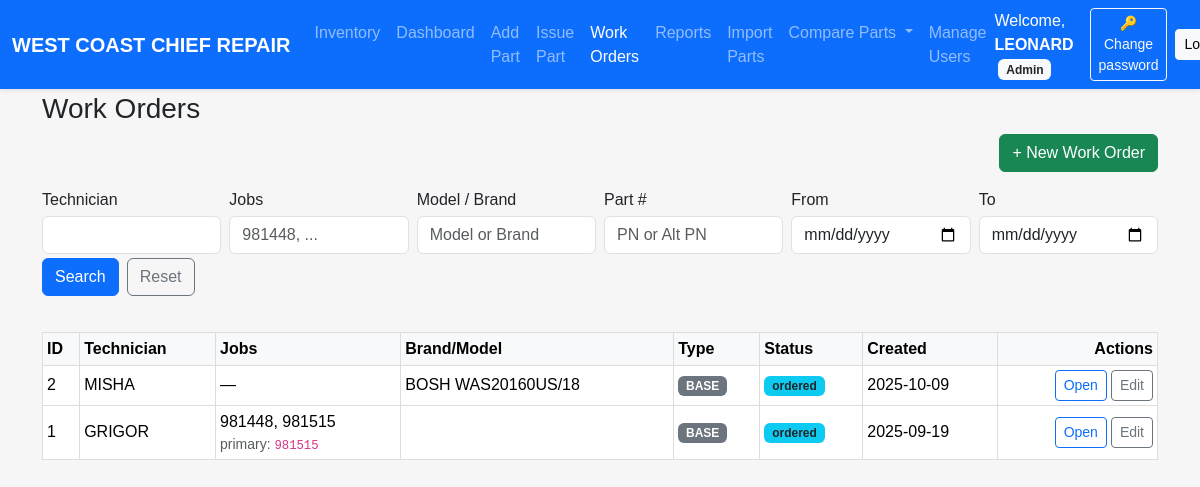
The page /work_orders (signed in) on the database as committed earlier.
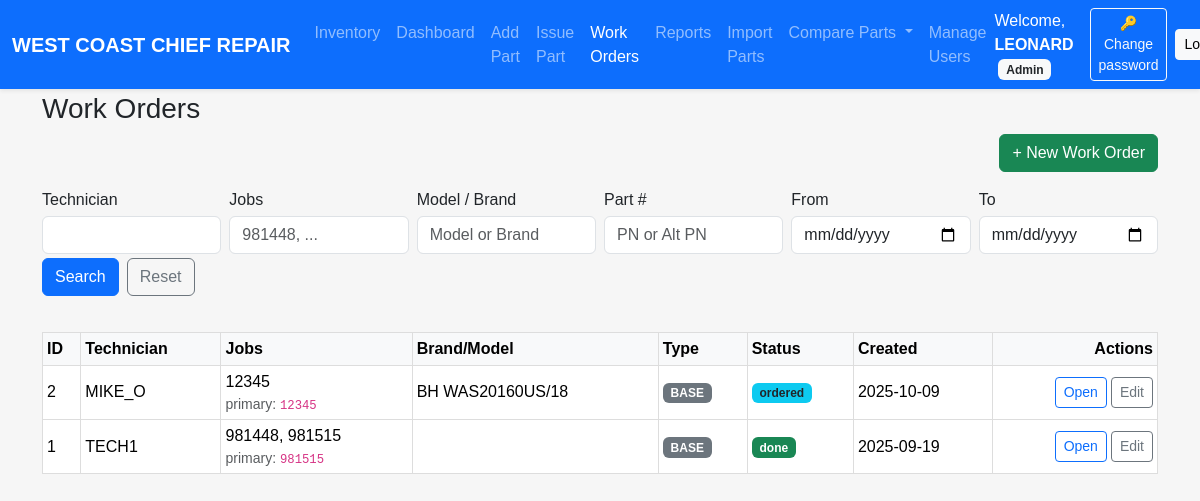
The same page on the database as committed later.
### models.py (models this page shows, shortened)
class User(UserMixin, db.Model):
    id = db.Column(db.Integer, primary_key=True)
    username = db.Column(db.String(64), unique=True, nullable=False)
    password_hash = db.Column(db.String(128), nullable=False)
    role = db.Column(db.String(20), nullable=False, default=ROLE_TECHNICIAN)
    @property
    def password(self):
        raise AttributeError('password is not a readable attribute')

class WorkOrder(db.Model):
    __tablename__ = "work_orders"
    __table_args__ = {"extend_existing": True}
    id = db.Column(db.Integer, primary_key=True)
    technician_id = db.Column(db.Integer, db.ForeignKey("user.id"), index=True, nullable=True)
    technician = relationship("User", lazy="joined")
    units = db.relationship(
        "WorkUnit",
        backref="work_order",
        cascade="all, delete-orphan",
        lazy="selectin",
        overlaps="parts,work_order",
    )
    parts = db.relationship(
        "WorkOrderPart",
        backref="work_order",
        primaryjoin="WorkOrder.id==WorkOrderPart.work_order_id",
        cascade="all, delete-orphan",
        lazy="selectin",
        overlaps="unit,parts,work_order",
    )
    technician_name = db.Column(db.String(80), nullable=False)
    job_numbers     = db.Column(db.String(120), nullable=False)  # "98256, 98356"
    brand           = db.Column(db.String(40))
    model           = db.Column(db.String(25))
    serial          = db.Column(db.String(25))
    job_type       = db.Column(db.String(16), default="BASE")  # BASE | INSURANCE
    delivery_fee   = db.Column(db.Float, default=0.0)
    markup_percent = db.Column(db.Float, default=0.0)
    status         = db.Column(db.String(20), default="search_ordered")  # search_ordered | ordered | done
    created_at   = db.Column(db.DateTime, default=datetime.utcnow)
    updated_at   = db.Column(db.DateTime, default=datetime.utcnow, onupdate=datetime.utcnow)
    ordered_date = db.Column(db.Date, nullable=True)  # дата, когда весь WO пометили Ordered (если используешь)
    @property
    def canonical_job(self) -> str:
        nums = [n.strip() for n in (self.job_numbers or "").split(",") if n.strip()]
        ints = []
        for n in nums:
            try:
                ints.append(int(n))
            except ValueError:
                pass
        return str(max(ints)) if ints else (nums[0] if nums else "")

### inventory/routes.py (the view, shortened to what this page needs)
@inventory_bp.get("/work_orders")
@login_required
def wo_list():
    tech  = (request.args.get("tech") or "").strip()
    jobs  = (request.args.get("jobs") or "").strip()
    model = (request.args.get("model") or "").strip()
    pn    = (request.args.get("pn") or "").strip()
    dfrom = (request.args.get("from") or "").strip()  # YYYY-MM-DD
    dto   = (request.args.get("to") or "").strip()    # YYYY-MM-DD
    q = db.session.query(WorkOrder)
    joined_parts = False
    filters = []
    if tech:
        filters.append(WorkOrder.technician_name.ilike(f"%{tech}%"))
    if jobs:
        filters.append(WorkOrder.job_numbers.ilike(f"%{jobs}%"))
    if model:
        filters.append(or_(
            WorkOrder.brand.ilike(f"%{model}%"),
            WorkOrder.model.ilike(f"%{model}%"),
        ))
    if dfrom:
        try:
            start = datetime.strptime(dfrom, "%Y-%m-%d")
            filters.append(WorkOrder.created_at >= start)
        except ValueError:
            pass
    if dto:
        try:
            end = datetime.strptime(dto, "%Y-%m-%d") + timedelta(days=1) - timedelta(seconds=1)
            filters.append(WorkOrder.created_at <= end)
        except ValueError:
            pass
    if filters:
        q = q.filter(and_(*filters))
    if joined_parts:
        q = q.distinct(WorkOrder.id)
    items = q.order_by(WorkOrder.created_at.desc()).limit(200).all()
    return render_template("wo_list.html", items=items, args=request.args)

### auth/routes.py (called while the page is built)
@login_manager.user_loader
def load_user(user_id):
    return User.query.get(int(user_id))

### security.py (called while the page is built)
def role() -> str:
    return (getattr(current_user, "role", "") or "").strip().lower()

def is_technician() -> bool:
    return role() == ROLE_TECHNICIAN

### templates/wo_list.html (shortened to what this page needs)
{% extends "base.html" %}
{% block content %}
<h3>Work Orders</h3>
{% if current_user.is_authenticated and current_user.role in ['admin','superadmin'] %}
<div class="d-flex justify-content-between align-items-center mb-3">
  <a href="{{ url_for('inventory.wo_new') }}" class="btn btn-success">+ New Work Order</a>
</div>
{% endif %}
<form method="get" class="row g-2 mb-3 dashboard-filters" style="position:static;">
  <div class="col-md-2"><label class="form-label mb-1">Technician</label><input name="tech" class="form-control" value="{{ args.get('tech','') if args else '' }}"></div>
  <div class="col-md-2"><label class="form-label mb-1">Jobs</label><input name="jobs" class="form-control" value="{{ args.get('jobs','') if args else '' }}" placeholder="981448, ..."></div>
  <div class="col-md-2"><label class="form-label mb-1">Model / Brand</label><input name="model" class="form-control" value="{{ args.get('model','') if args else '' }}" placeholder="Model or Brand"></div>
  <div class="col-md-2"><label class="form-label mb-1">Part #</label><input name="pn" class="form-control" value="{{ args.get('pn','') if args else '' }}" placeholder="PN or Alt PN"></div>
  <div class="col-md-2"><label class="form-label mb-1">From</label><input type="date" name="from" class="form-control" value="{{ args.get('from','') if args else '' }}"></div>
  <div class="col-md-2"><label class="form-label mb-1">To</label><input type="date" name="to" class="form-control" value="{{ args.get('to','') if args else '' }}"></div>
  <div class="col-12 d-flex gap-2 mt-1">
    <button class="btn btn-primary">Search</button>
    <a class="btn btn-outline-secondary" href="{{ url_for('inventory.wo_list') }}">Reset</a>
  </div>
</form>
<div class="table-responsive">
  <table class="table table-sm table-hover align-middle wo-list-table">
    <thead class="table-light">
      <tr>
        <th class="col-id">ID</th><th class="col-tech">Technician</th><th>Jobs</th>
        <th>Brand/Model</th><th class="col-type">Type</th><th class="col-status">Status</th>
        <th class="col-created">Created</th><th class="text-end col-actions">Actions</th>
      </tr>
    </thead>
    <tbody>
      {% if items and items|length > 0 %}
        {% for w in items %}
        <tr>
          <td>{{ w.id }}</td>
          <td>{{ w.technician_name or '—' }}</td>
          <td>
            <span class="jobs-trunc" title="{{ w.job_numbers or '' }}">{{ w.job_numbers or '—' }}</span>
            {% if w.canonical_job %}<div class="text-muted small">primary: <code>{{ w.canonical_job }}</code></div>{% endif %}
          </td>
          <td><span class="brand-trunc" title="{{ (w.brand or '') ~ ' ' ~ (w.model or '') }}">{{ (w.brand or '') ~ (' ' if w.brand and w.model else '') ~ (w.model or '') }}</span></td>
          <td>{% if w.job_type == 'INSURANCE' %}<span class="badge bg-warning text-dark">INSURANCE</span>{% else %}<span class="badge bg-secondary">BASE</span>{% endif %}</td>
          <td>{% if w.status == 'done' %}<span class="badge bg-success">done</span>{% elif w.status == 'ordered' %}<span class="badge bg-info text-dark">ordered</span>{% else %}<span class="badge bg-secondary">search_ordered</span>{% endif %}</td>
          <td>{{ w.created_at.strftime('%Y-%m-%d') if w.created_at else '—' }}</td>
          <td class="text-end">
            <div class="wo-actions d-inline-flex gap-1">
              <a class="btn btn-outline-primary btn-sm"
                 href="{{ url_for('inventory.wo_detail', wo_id=w.id) }}">
                Open
              </a>
              {% if current_user.role in ['admin','superadmin'] %}
                <a class="btn btn-outline-secondary btn-sm"
                   href="{{ url_for('inventory.wo_edit', wo_id=w.id) }}">
                  Edit
                </a>
              {% endif %}
            </div>
          </td>
        </tr>
        {% endfor %}
      {% else %}
        <tr><td colspan="8" class="text-muted">No work orders found.</td></tr>
      {% endif %}
    </tbody>
  </table>
</div>
{% endblock %}

### templates/base.html (shortened to what this page needs)
<!DOCTYPE html>
<html lang="en">
<head>
  <link href="https://cdn.jsdelivr.net/npm/bootstrap@5.3.3/dist/css/bootstrap.min.css"
        rel="stylesheet"
 />
  <link rel="stylesheet" href="{{ url_for('static', filename='style.css') }}" />
</head>
<body>
  <nav class="navbar navbar-expand-lg navbar-dark bg-primary shadow-sm fixed-top">
    <div class="container-fluid">
      <a class="navbar-brand fw-bold" href="{{ url_for('inventory.dashboard') }}">
        WEST COAST CHIEF REPAIR
      </a>
      <div class="collapse navbar-collapse" id="navbarMain">
        <ul class="navbar-nav me-auto mb-2 mb-lg-0">
          <li class="nav-item">
            <a class="nav-link{% if request.endpoint and request.endpoint == 'inventory.location_report' %} active{% endif %}"
               href="{{ url_for('inventory.location_report') }}">Inventory</a>
          </li>
          <li class="nav-item">
            <a class="nav-link{% if request.endpoint and request.endpoint == 'inventory.dashboard' %} active{% endif %}"
               href="{{ url_for('inventory.dashboard') }}">Dashboard</a>
          </li>
          <li class="nav-item">
            <a class="nav-link{% if request.endpoint and request.endpoint == 'inventory.add_part' %} active{% endif %}"
               href="{{ url_for('inventory.add_part') }}">Add Part</a>
          </li>
          <li class="nav-item">
            <a class="nav-link{% if request.endpoint and request.endpoint == 'inventory.issue_part' %} active{% endif %}"
               href="{{ url_for('inventory.issue_part') }}">Issue Part</a>
          </li>
          {% set is_wo = request.endpoint and request.endpoint.startswith('inventory.wo_') %}
          <li class="nav-item">
            <a class="nav-link{{ ' active' if is_wo else '' }}"
               href="{{ url_for('inventory.wo_list') }}">Work Orders</a>
          </li>
          <li class="nav-item">
            <a class="nav-link{% if request.endpoint and request.endpoint.startswith('inventory.reports') %} active{% endif %}"
               href="{{ url_for('inventory.reports_grouped') }}">Reports</a>
          </li>
          <li class="nav-item">
            <a class="nav-link{% if request.endpoint and request.endpoint.startswith('inventory.import_parts') %} active{% endif %}"
               href="{{ url_for('inventory.import_parts') }}">Import Parts</a>
          </li>
          <li class="nav-item dropdown">
            <a class="nav-link dropdown-toggle" href="#" id="compareDropdown" role="button"
               data-bs-toggle="dropdown" data-bs-display="static" aria-expanded="false">
              Compare Parts
            </a>
          </li>
          {% if current_user.is_authenticated and current_user.role in ['superadmin', 'admin'] %}
          <li class="nav-item">
            <a class="nav-link{% if request.endpoint and request.endpoint.startswith('inventory.users') %} active{% endif %}"
               href="{{ url_for('inventory.users') }}">Manage Users</a>
          </li>
          {% endif %}
        </ul>
        {% if current_user.is_authenticated %}
        <div class="d-flex align-items-center gap-2">
          <span class="text-white me-2">
            Welcome, <strong>{{ current_user.username }}</strong>
            <span class="badge bg-light text-dark text-capitalize ms-1">{{ current_user.role }}</span>
          </span>
          <a class="btn btn-outline-light btn-sm"
             href="{{ url_for('inventory.change_password', user_id=current_user.id) }}">
            🔑 Change password
          </a>
          <a class="btn btn-light btn-sm"
             href="{{ url_for('auth.logout') }}">
            Logout
          </a>
        </div>
        {% endif %}
      </div>
    </div>
  </nav>
  <main class="container" style="padding-top: 4.5rem;">
    {% block content %}{% endblock %}
  </main>
</body>
</html>

### static/style.css (style rules this page uses)
body { font-family: Arial, sans-serif; background-color:#f6f6f6; padding:20px; margin:0; }
.navbar { z-index:1200; }
table { width:100%; border-collapse:collapse; margin-top:20px; }
table th, table td { padding:10px; border:1px solid #ddd; text-align:left; }
form input:not([type="checkbox"]):not([type="radio"]):not(.form-check-input), form select, form textarea { width: 100%; box-sizing: border-box; }

Rows that differ between the two databases and show on the page:
changed WorkOrder id 2: technician_name "MISHA" → "MIKE_O"; job_numbers "—" → "12345"; canonical_job (not shown) → "12345"; brand+model "BOSH WAS20160US/18" → "BH WAS20160US/18"
changed WorkOrder id 1: technician_name "GRIGOR" → "TECH1"; status "ordered" → "done"
